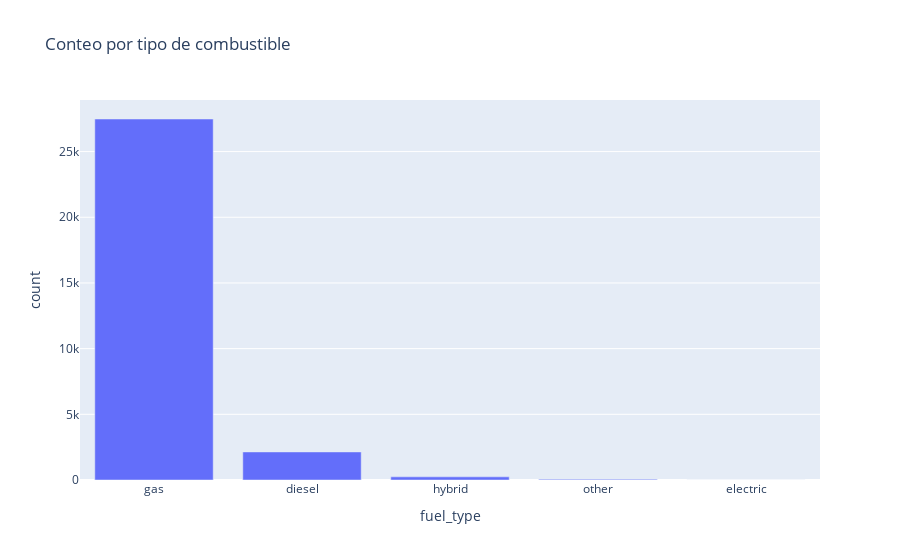

Write notebook code for a chart like this one.
### Code cell
# Crear un DataFrame con los conteos de la columna 'fuel'
fuel_counts = df['fuel'].value_counts().reset_index()
fuel_counts.columns = ['fuel_type', 'count']

# Graficar
px.bar(fuel_counts, x='fuel_type', y='count', title='Conteo por tipo de combustible')

### Figure 1 — Plotly figure (JSON) as saved in the notebook; plotly's stock layout.template omitted (floating-point values rounded to 4 significant figures)
{"data": [{"hovertemplate": "fuel_type=%{x}<br>count=%{y}<extra></extra>", "legendgroup": "", "marker": {"color": "#636efa", "pattern": {"shape": ""}}, "name": "", "orientation": "v", "showlegend": false, "textposition": "auto", "type": "bar", "x": ["gas", "diesel", "hybrid", "other", "electric"], "xaxis": "x", "y": [27481, 2137, 240, 56, 2], "yaxis": "y"}], "layout": {"barmode": "relative", "legend": {"tracegroupgap": 0}, "title": {"text": "Conteo por tipo de combustible"}, "xaxis": {"anchor": "y", "domain": [0, 1], "title": {"text": "fuel_type"}}, "yaxis": {"anchor": "x", "domain": [0, 1], "title": {"text": "count"}}}}
